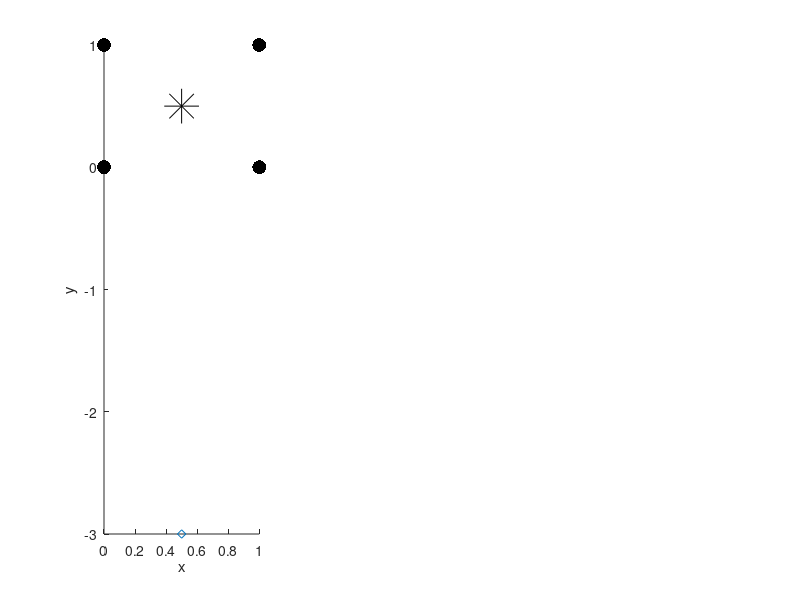

Reproduce this figure in MATLAB. (Note: this script raises an error after producing the figure.)
clc
clear all
close all
%Define a shape that you'll want to project

% Define a cube
% 8 points
sO = [0.5 0.5 0.5];
pts = [0 0 0; 1 0 0; 1 1 0; 0 1 0;
       0 0 1; 1 0 1; 1 1 1; 0 1 1];

% Camera definition   
C = [0.5, -3, 1];
f = 0.02;
senX = 0.015;
senY = 0.015;
PC = [1 0 0 0;
      0 1 0 0;
      0 0 1 0;
      0 0 0 1];

subplot(1,3,1)
hold on;
% axis([-4 4, -4 4, -4 4]);
xlabel('x')
ylabel('y')
zlabel('z');
plot3(sO(1), sO(2), sO(3), '*k', 'MarkerSize', 25);
plot3(pts(:,1), pts(:,2), pts(:,3), '.k', 'MarkerSize', 30);
plot3(C(1), C(2), C(3), 'd');

cZ = sO - C;
cZ = cZ/norm(cZ);

upV = [0 0 1];
kC = cross(upV,cZ);

vecAngle = acos(dot(upV, cZ)) - pi/2;

vecAngle * 180 / pi;

cY = rodrigues_rot(upV, kC, vecAngle);
cY = cY/norm(cY);

cX = cross(cZ, cY);
cX = cX/norm(cX);

np = C + cY * 2;

% Plot sensor planes
fp = C + cZ*f;
% Center position of image plane
% But we already have the vectors

cP = [fp + (cX*(senX/2) + cY*(senY/2));
      fp + (cX*(senX/2) + cY*(-senY/2));
      fp + (cX*(-senX/2) + cY*(senY/2));
      fp + (cX*(-senX/2) + cY*(-senY/2))];

[rows, cols] = size(cP); 
for iter = 1:rows
    plot3(cP(iter,1), cP(iter,2), cP(iter,3), '.r', 'MarkerSize', 20);
end
  
for iter = 1:rows
    placeVec = cP(iter,:) - C;
    placeVec = placeVec/norm(placeVec);
    placePt = C + 10*placeVec;
    placePt = [C;placePt];
    plot3(placePt(:,1), placePt(:,2), placePt(:,3));
end

% Plot lines from points to C
for iter = 1:length(pts)
   pairX = [C(1) pts(iter,1)];
   pairY = [C(2) pts(iter,2)];
   pairZ = [C(3) pts(iter,3)];
   plot3(pairX, pairY, pairZ) 
end
view(3)
hold off


% We need to create a transform matrix
% Defines local to world 
M = [cX' cY' cZ'];
tran = C';
% tran(3) = tran(3) - f;
% tran = fp';
M = [M tran];
M = [M; 0 0 0 1];

% world to local
Minv = inv(M);
cPl = [(Minv*[cP(1,:) 1]')';
       (Minv*[cP(2,:) 1]')';
       (Minv*[cP(3,:) 1]')';
       (Minv*[cP(4,:) 1]')'];


% Converting existing points to camera coordinates
sO = [0.5 0.5 0.5];
pts = [0 0 0; 1 0 0; 1 1 0; 0 1 0;
       0 0 1; 1 0 1; 1 1 1; 0 1 1];
   
sOl = Minv*[sO 1]';

% Putting into camera coordinates
ptsl = [(Minv * [pts(1,:) 1]')';
        (Minv * [pts(2,:) 1]')';
        (Minv * [pts(3,:) 1]')';
        (Minv * [pts(4,:) 1]')';
        (Minv * [pts(5,:) 1]')';
        (Minv * [pts(6,:) 1]')';
        (Minv * [pts(7,:) 1]')';
        (Minv * [pts(8,:) 1]')'];

% All points now in local coordinates
points = [ptsl(1,1)/ptsl(1,3) ptsl(1,2)/ptsl(1,3);
          ptsl(2,1)/ptsl(2,3) ptsl(2,2)/ptsl(2,3);
          ptsl(3,1)/ptsl(3,3) ptsl(3,2)/ptsl(3,3);
          ptsl(4,1)/ptsl(4,3) ptsl(4,2)/ptsl(4,3);
          ptsl(5,1)/ptsl(5,3) ptsl(5,2)/ptsl(5,3);
          ptsl(6,1)/ptsl(6,3) ptsl(6,2)/ptsl(6,3);
          ptsl(7,1)/ptsl(7,3) ptsl(7,2)/ptsl(7,3);
          ptsl(8,1)/ptsl(8,3) ptsl(8,2)/ptsl(8,3)];

      
points = points * f;
% fingers crossed
% plotting points on image plane
subplot(1,3,2)
hold on
[rows, cols] = size(points); 
% fprintf('SensorX: %f, SensorY: %f\n', senX, senY);
for iter = 1:rows
    if (abs(points(iter,1)) <= senX/2) & (abs(points(iter,2)) <= senY/2)
        plot(points(iter,1), points(iter,2), '.k', 'MarkerSize', 20)
    else
        fprintf('Point outside of sensor range x:%f y:%f\n', points(iter,1), points(iter,2));
    end
end
hold off

% camera local plot
origin = [0 0 0];
subplot(1,3,3)
hold on
% axis([-2 2 -2 2 -2 2])
axis equal
[lrows, ~] = size(cPl);

for iter = 1:lrows
    plot3(cPl(iter,1), cPl(iter,2), cPl(iter,3), '.r', 'MarkerSize', 20);
end
plot3(origin(1), origin(2), origin(3), '.k', 'MarkerSize', 25);

for iter = 1:rows
    plot3(points(iter,1), points(iter,2), 0.02, '.b', 'MarkerSize', 20)
end

hold off

% pixH = 480;
% pixW = 640;
pixH = 50;
pixW = 50;

% Points normalized to ndc coord system
pnorm = [((points(:,1) + senX/2)/senX) ((points(:,2)+senY/2)/senY)];

% prast = [floor(pnorm(:,1)*pixW) floor(pnorm(:,2)*pixH)]
% For coorect coords
% prast = [floor(pnorm(:,1)*pixW) floor((1 - pnorm(:,2))*pixH)]
prast = [floor((1 - pnorm(:,2))*pixH) floor(pnorm(:,1)*pixW)]

% Make it an image!
projImg = zeros(pixH, pixW);
projImg = projImg + 255;

[rows, ~] = size(prast);
for iter = 1:rows
    indX = prast(iter,1);
    indY = prast(iter,2);

    projImg(indX, indY) = 0;
end

sum(prast(:,1))/rows
sum(prast(:,2))/rows

figure(4)
imshow(projImg)
